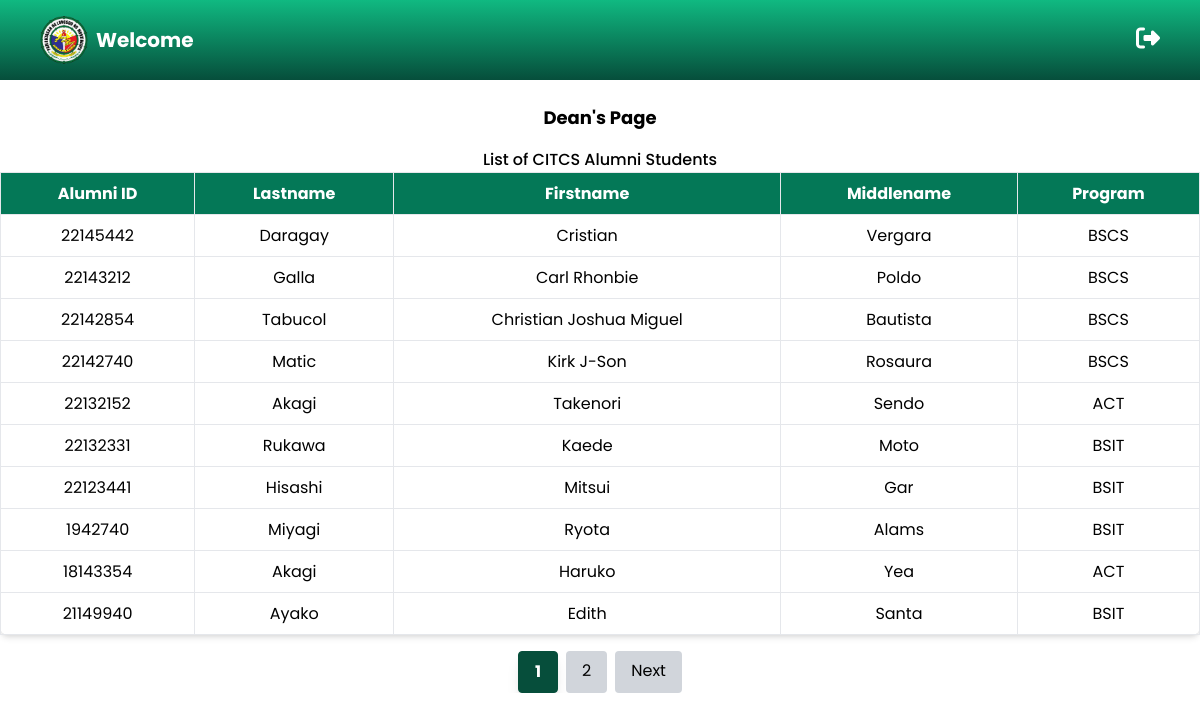
The page /Alumni_System/users/CITCS/Dean/dean_page.php on the database its author committed.
### tables this page shows
CREATE TABLE `students_table` (
  `id` int(11) NOT NULL,
  `alumni_id` int(8) NOT NULL,
  `lastname` varchar(225) NOT NULL,
  `firstname` varchar(225) NOT NULL,
  `middlename` varchar(225) NOT NULL,
  `gender` enum('Male','Female','Others','') NOT NULL,
  `address` varchar(225) NOT NULL,
  `email` varchar(225) NOT NULL,
  `contact` int(11) NOT NULL
);

CREATE TABLE `students_background_table` (
  `id` int(11) NOT NULL,
  `alumni_id` int(11) NOT NULL,
  `year_graduated` int(4) NOT NULL,
  `batch_name` varchar(225) NOT NULL,
  `department` varchar(20) NOT NULL,
  `program` varchar(225) NOT NULL,
  `section` varchar(225) NOT NULL,
  `work_status` enum('Employed','Unemployed','','') NOT NULL
);

### Alumni_System/users/CITCS/Dean/dean_page.php (the view, shortened to what this page needs)
<?php
    include ("../../../includes/header.php");
    include ("../../../config/app.php");
    $limit = 10;
    $page = isset($_GET['page']) ? (int)$_GET['page'] : 1;
    $offset = ($page - 1) * $limit;
    $countQuery = "SELECT COUNT(*) AS total FROM students_table AS s
                JOIN students_background_table AS sb ON s.alumni_id = sb.alumni_id
                WHERE sb.program IN ('BSCS', 'BSIT', 'ACT')";
    $result = mysqli_query($conn, $countQuery);
    $row = mysqli_fetch_assoc($result);
    $totalPages = ceil($row['total'] / $limit);
?>
<body>
    <?php
        include ("../../../includes/nav.php");
    ?>
    <h1 class="text-lg text-center font-bold p-2">Dean's Page</h1>
    <div class="mt-2 overflow-x-auto">
        <h2 class="text-md text-center font-medium">List of CITCS Alumni Students</h2>
        <table class="min-w-full bg-white border border-gray-300 rounded-lg shadow-md">
            <thead>
                <tr class="bg-green-700 text-white">
                    <th class="px-4 py-2 border">Alumni ID</th>
                    <th class="px-4 py-2 border">Lastname</th>
                    <th class="px-4 py-2 border">Firstname</th>
                    <th class="px-4 py-2 border">Middlename</th>
                    <th class="px-4 py-2 border">Program</th>
                </tr>
            </thead>
            <tbody>
                <?php
                $query = "SELECT s.alumni_id, s.lastname, s.firstname, s.middlename, sb.year_graduated, sb.batch_name, sb.program
                        FROM students_table AS s
                        JOIN students_background_table AS sb ON s.alumni_id = sb.alumni_id
                        WHERE TRIM(sb.program) IN ('BSCS', 'BSIT', 'ACT')
                        LIMIT $limit OFFSET $offset";
                $result = mysqli_query($conn, $query);
                $numRows = mysqli_num_rows($result);
                if ($numRows > 0) {
                    while ($row = mysqli_fetch_assoc($result)) {
                        echo "<tr class='border-b text-center'>";
                        echo "<td class='px-4 py-2 border'>" . htmlspecialchars($row['alumni_id']) . "</td>";
                        echo "<td class='px-4 py-2 border'>" . htmlspecialchars($row['lastname']) . "</td>";
                        echo "<td class='px-4 py-2 border'>" . htmlspecialchars($row['firstname']) . "</td>";
                        echo "<td class='px-4 py-2 border'>" . htmlspecialchars($row['middlename']) . "</td>";
                        echo "<td class='px-4 py-2 border'>" . htmlspecialchars($row['program']) . "</td>";
                        echo "</tr>";
                    }
                } else {
                    echo "<p class='text-red-500'>No records found</p>";
                }
                ?>
            </tbody>
        </table>
    <div class="mt-4 flex justify-center space-x-2">
        <?php for ($i = 1; $i <= $totalPages; $i++): ?>
            <a href="?page=<?php echo $i; ?>"
            class="px-4 py-2 rounded transition
                    <?php echo ($i == $page)
                        ? 'bg-green-900 text-white font-bold border border-green-900 shadow-lg'
                        : 'bg-gray-300 hover:bg-gray-400'; ?>">
                    <?php echo $i; ?>
            </a>
        <?php endfor; ?>
        <?php if ($page < $totalPages): ?>
            <a href="?page=<?php echo ($page + 1); ?>" class="px-4 py-2 bg-gray-300 rounded hover:bg-gray-400 transition">
                Next
            </a>
        <?php endif; ?>
    </div>
</body>
</html>

### Alumni_System/includes/header.php (style rules this page uses)
* { margin: 0; padding: 0; box-sizing: border-box; font-family: 'Poppins', sans-serif; }

### rows shown on the page
students_table: alumni "22145442", lastname "Daragay", firstname "Cristian", middlename "Vergara", students_background_table.program "BSCS"
students_table: alumni "22143212", lastname "Galla", firstname "Carl Rhonbie", middlename "Poldo", students_background_table.program "BSCS"
students_table: alumni "22142854", lastname "Tabucol", firstname "Christian Joshua Miguel", middlename "Bautista", students_background_table.program "BSCS"
students_table: alumni "22142740", lastname "Matic", firstname "Kirk J-Son", middlename "Rosaura", students_background_table.program "BSCS"
students_table: alumni "22132152", lastname "Akagi", firstname "Takenori", middlename "Sendo", students_background_table.program "ACT"
students_table: alumni "22132331", lastname "Rukawa", firstname "Kaede", middlename "Moto", students_background_table.program "BSIT"
students_table: alumni "22123441", lastname "Hisashi", firstname "Mitsui", middlename "Gar", students_background_table.program "BSIT"
students_table: alumni "1942740", lastname "Miyagi", firstname "Ryota", middlename "Alams", students_background_table.program "BSIT"
students_table: alumni "18143354", lastname "Akagi", firstname "Haruko", middlename "Yea", students_background_table.program "ACT"
students_table: alumni "21149940", lastname "Ayako", firstname "Edith", middlename "Santa", students_background_table.program "BSIT"
